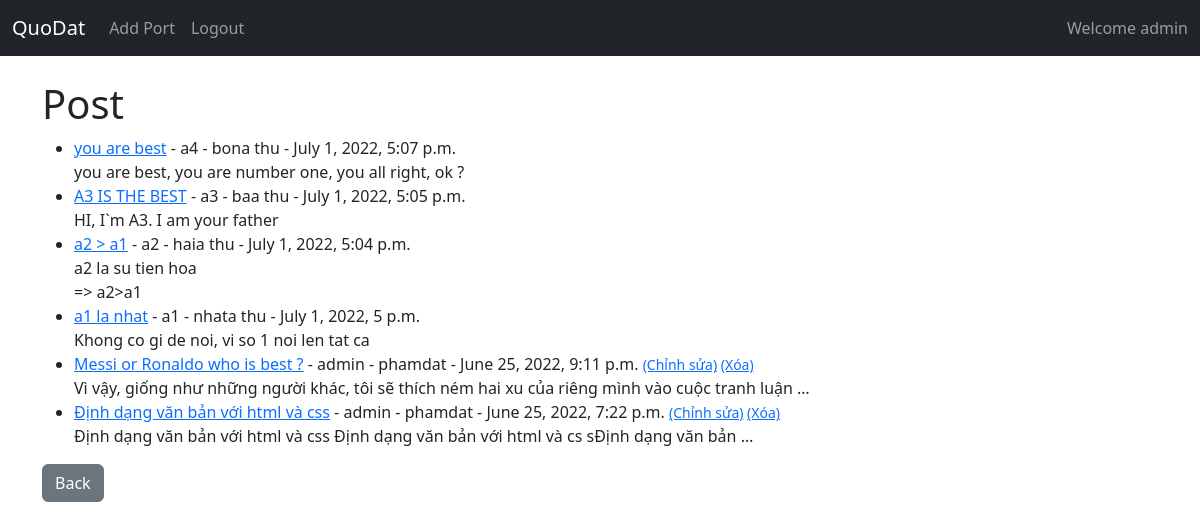
Page /apphome/mangxahoi/ (signed in) on the committed database.
### mangxahoi/models.py (models this page shows, shortened)
class Post(models.Model):
    title = models.CharField(max_length=255)
    author = models.ForeignKey(User, on_delete=models.CASCADE)
    body = models.TextField()
    post_date = models.DateTimeField(auto_now_add=True)
    likes = models.ManyToManyField(User, related_name='blog_posts')

### mangxahoi/views.py (the view)
# urls.py: path('', MangxahoiView.as_view(), name='mangxahoi'),
class MangxahoiView(ListView):
    model = Post
    template_name = 'mangxahoi/mangxahoi.html'
    ordering = ['-post_date']

### mangxahoi/templates/mangxahoi/mangxahoi.html (shortened to what this page needs)
{% extends "mangxahoi/base.html" %}
{% block content %}
<h1>Post</h1>
<ul>
{% for post in object_list %}
    <li>
        <a href="{% url 'mangxahoi:chitiet' post.pk %}">{{ post.title|truncatewords:10 }}</a> -
        {{ post.author }} -
        {{ post.author.last_name }}{{ post.author.first_name }} -
        {{ post.post_date }}
        {% if user.is_authenticated %}
            {% if post.author.id == user.id %}
                <small>
                    <a href="{% url 'mangxahoi:update_post' post.pk %}">(Chỉnh sửa)</a>
                    <a href="{% url 'mangxahoi:delete_post' post.pk %}">(Xóa)</a>
                </small>
            {% endif %}
        {% endif %}
        <br>
        {{ post.body|truncatewords:20|safe }}
    </li>
{% endfor %}
</ul>
<a href="../" class="btn btn-secondary">Back</a>
{% endblock %}

### mangxahoi/templates/mangxahoi/base.html (shortened to what this page needs)
<!doctype html>
<html lang="en">
  <head>
    <link href="https://cdn.jsdelivr.net/npm/bootstrap@5.2.0-beta1/dist/css/bootstrap.min.css" rel="stylesheet">
  </head>
  <body>
  <nav class="navbar navbar-expand-lg navbar-dark bg-dark">
    <div class="container-fluid">
      <a class="navbar-brand" href="{% url 'mangxahoi:mangxahoi' %}">QuoDat</a>
      <div class="collapse navbar-collapse" id="navbarSupportedContent">
        <ul class="navbar-nav me-auto mb-2 mb-lg-0">
          {% if user.is_authenticated %}
            <li class="nav-item">
              <a class="nav-link" href="{% url 'mangxahoi:add_post' %}">Add Port</a>
            </li>
            <li class="nav-item">
              <a class="nav-link" href="{% url 'logout' %}">Logout</a>
            </li>
          {% endif %}
        </ul>
        {% if user.is_authenticated %}
          <span class="navbar-text">
            Welcome {{ user.username }}
          </span>
        {% endif %}
      </div>
    </div>
  </nav>
    <br>
    <div class="container">
        {% block content %}
        {% endblock %}
    </div>
  </body>
</html>

### rows in the picture
Post: title "you are best", author "a4", author.last_name "bon", author.first_name "a thu", post_date "July 1, 2022, 5:07 p.m.", body "you are best, you are number one, you all right, ok ?"
Post: title "A3 IS THE BEST", author "a3", author.last_name "ba", author.first_name "a thu", post_date "July 1, 2022, 5:05 p.m.", body "HI, I`m A3. I am your father"
Post: title "a2 > a1", author "a2", author.last_name "hai", author.first_name "a thu", post_date "July 1, 2022, 5:04 p.m.", body "a2 la su tien hoa => a2>a1"
Post: title "a1 la nhat", author "a1", author.last_name "nhat", author.first_name "a thu", post_date "July 1, 2022, 5 p.m.", body "Khong co gi de noi, vi so 1 noi len tat ca"
Post: title "Messi or Ronaldo who is best ?", author "admin", author.last_name "pham", author.first_name "dat", post_date "June 25, 2022, 9:11 p.m.", shows "(Chỉnh sửa)", body "Vì vậy, giống như những người khác, tôi sẽ thích ném hai xu của riêng mình vào cuộc tranh luận …"
Post: title "Định dạng văn bản với html và css", author "admin", author.last_name "pham", author.first_name "dat", post_date "June 25, 2022, 7:22 p.m.", shows "(Chỉnh sửa)", body "Định dạng văn bản với html và css Định dạng văn bản với html và cs sĐịnh dạng văn bản …"

### other values in the picture
{{ user.username }} "admin"
